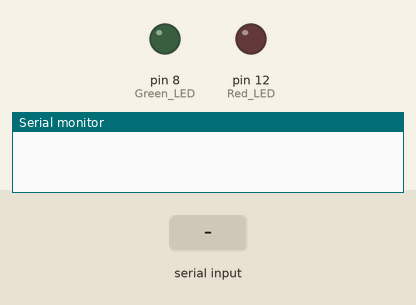
Simulated run of this sketch. Board: Arduino Uno, built with avr-gcc and run on an emulated ATmega328P. Shown: output pins drawn as LEDs (lit = HIGH), the last lines printed to the serial monitor. The inputs (shaded band) are chosen by the test bench.

Above: at 1.2 s.
1.3 s: "good\n" received over Serial
At 2.3 s:
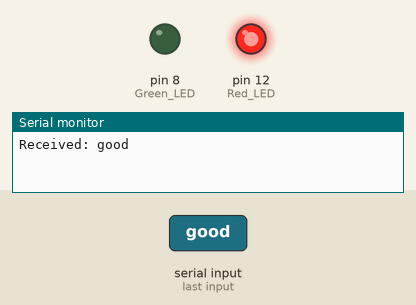
2.8 s: "bad_forward_lean\n" received over Serial
At 3.9 s:
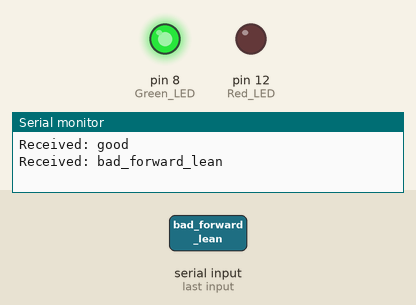
Timing chart, 0 to 5.8 s (numbered marks = the images above; inputs shaded):
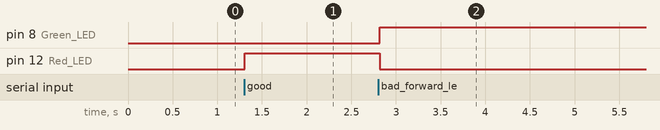

Measured:
- after the input at 1.3 s, pin 12 (Red_LED): LOW → HIGH at once
- after the input at 2.8 s, pin 8 (Green_LED): LOW → HIGH at once; pin 12 (Red_LED): HIGH → LOW at once

The sketch:

sketch_mar8a.ino
```cpp
void setup() {
    Serial.begin(9600);  // Start serial communication
    pinMode(12, OUTPUT);  // Red LED (Bad Form)
    pinMode(8, OUTPUT);   // Green LED (Good Form)
}

void loop() {
    if (Serial.available() > 0) {
        String received = Serial.readStringUntil('\n');
        received.trim();

        Serial.print("Received: ");
        Serial.println(received);

        if (received == "good") {
            digitalWrite(8, LOW);  // Turn ON Green LED (Good Form)
            digitalWrite(12, HIGH); // Turn OFF Red LED
        }
        else if (received == "bad_forward_lean") {
            digitalWrite(8, HIGH);  // Turn ON Red LED (Bad Form)
            digitalWrite(12, LOW); // Turn OFF Green LED
        }
        else if (received == "bad_knees_over_toes") {
            digitalWrite(8, HIGH);  // Turn ON Red LED (Bad Form)
            digitalWrite(12, LOW); // Turn OFF Green LED
        }
        else if (received == "") {  // If feedback is NULL (standing position)
            digitalWrite(8, LOW);  // Turn OFF both LEDs
            digitalWrite(12, LOW);
        }
    }
}
```
